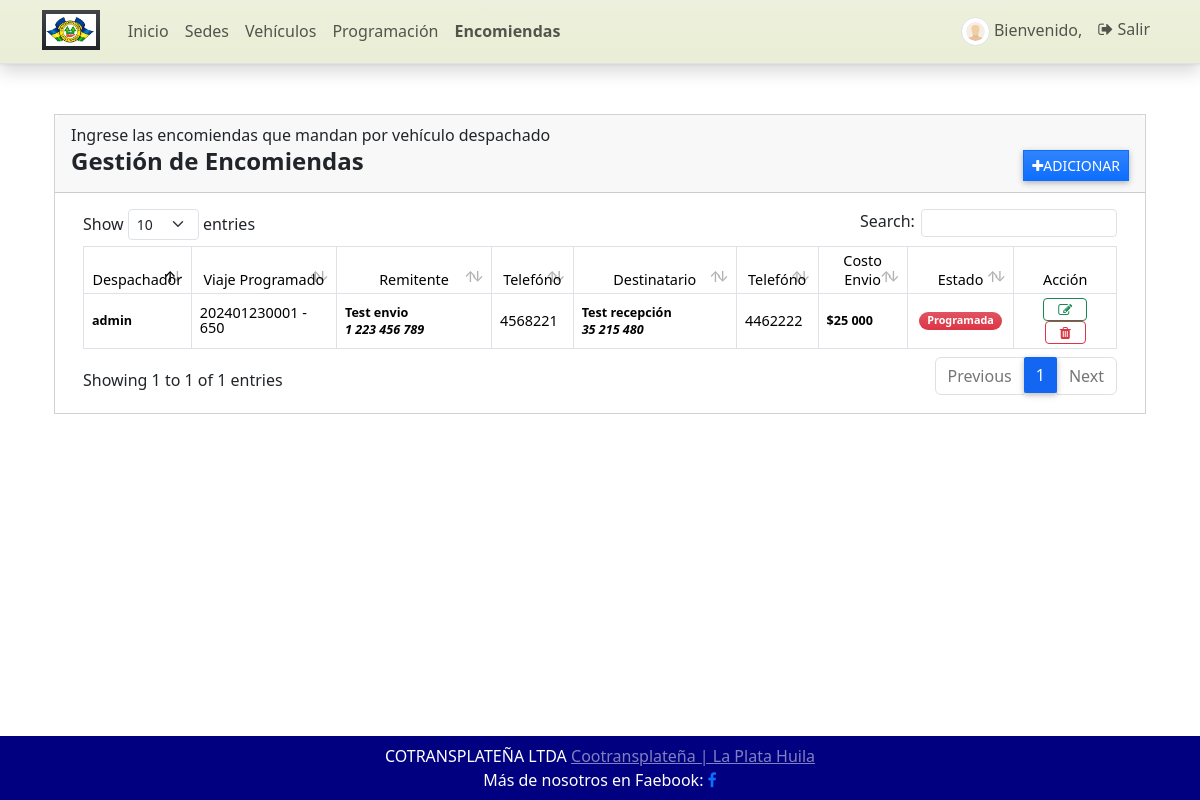
The app's page /encomienda (signed in), older data.
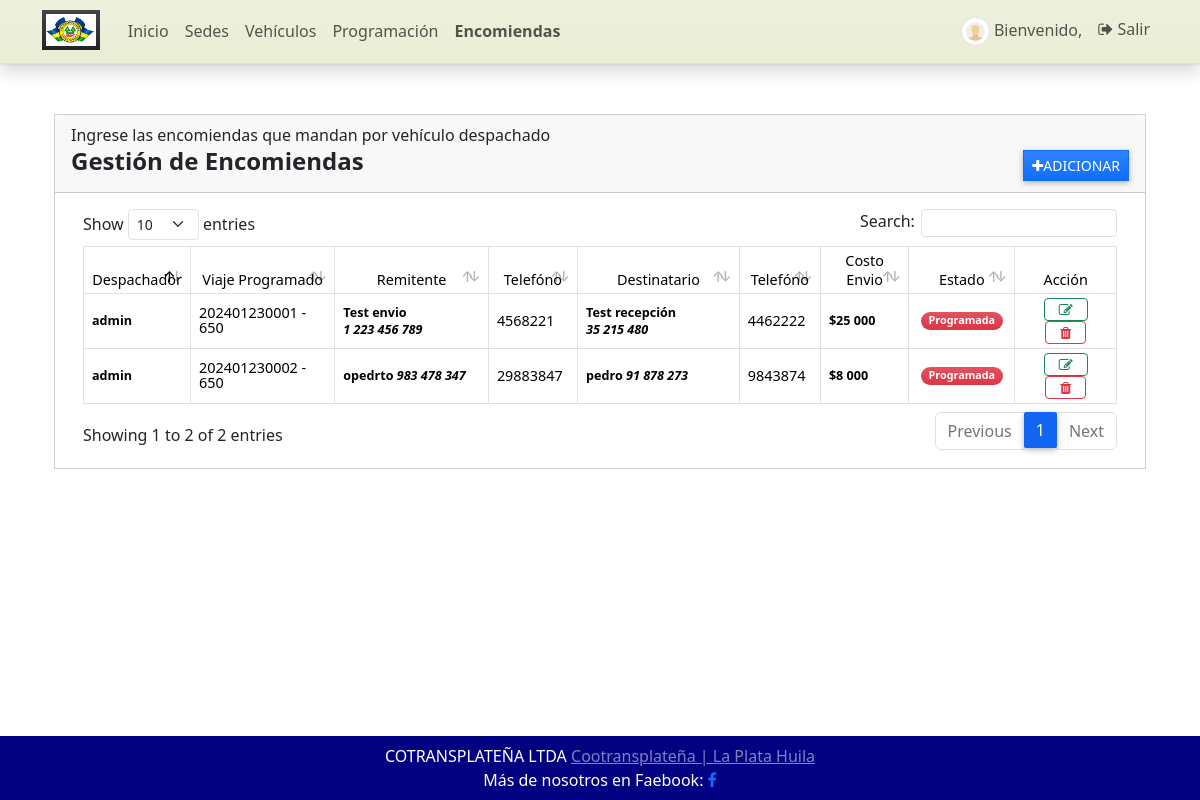
The same page, newer data.
### GestorApp/models.py (models this page shows, shortened)
class Encomienda(models.Model):
    programacion = models.ForeignKey(Programacion, on_delete=models.CASCADE)
    nombre_envio = models.CharField(max_length=100)
    cedula_envio = models.CharField(max_length=12)
    telefono_envio = models.CharField(max_length=12)
    nombre_recibido = models.CharField(max_length=100)
    cedula_recibido = models.CharField(max_length=12)
    telefono_recibido = models.CharField(max_length=12)
    costo_envio = models.IntegerField(default=0, validators=[MinValueValidator(5000), MaxValueValidator(75000)])
    estado = models.CharField(max_length=2, choices=(('1', 'Programada'), ('2', 'Despachada'), ('3', 'Cancelada'), ('4', 'Retornada')), default=1)
    fecha_creado = models.DateTimeField(default=timezone.now)
    fecha_actualizado = models.DateTimeField(auto_now=True)

class Programacion(models.Model):
    codigo = models.CharField(max_length=100)
    vehiculo = models.ForeignKey(Vehiculo, on_delete=models.CASCADE)
    conductor = models.ForeignKey(Conductor, on_delete=models.CASCADE)
    origen = models.ForeignKey(Sede, on_delete=models.CASCADE, related_name='origen')
    destino = models.ForeignKey(Sede, on_delete=models.CASCADE, related_name='destino')
    programacion = models.DateTimeField()
    precio = models.IntegerField(default=0, validators=[MinValueValidator(5000), MaxValueValidator(75000)])
    estado = models.CharField(max_length=2, choices=(('0','Cancelado'),('1','Programado'),('2','Despachado')), default=1)
    fecha_creado = models.DateTimeField(default=timezone.now)
    fecha_actualizado = models.DateTimeField(auto_now=True)
    def __str__(self):
        return str(self.codigo + ' - ' + self.vehiculo.numero_veh)
    class Meta:
        verbose_name_plural = 'Programaciones'

class Vehiculo(models.Model):
    propietario = models.ForeignKey(Propietario, on_delete=models.CASCADE, blank=True, null=True)
    numero_veh = models.CharField(max_length=5)
    placa_veh = models.CharField(max_length=8)
    asientos = models.PositiveIntegerField(default=0, validators=[MinValueValidator(1), MaxValueValidator(50)])
    estado = models.CharField(max_length=2, choices=(('1', 'Activo'), ('2', 'Inactivo'), ), default=1)
    fecha_creado = models.DateTimeField(default=timezone.now)
    fecha_actualizado = models.DateTimeField(auto_now=True)
    class Meta:
        verbose_name_plural = 'Vehículos'

### GestorApp/views.py (the view)
# urls.py: path('encomienda', views.encomienda, name='encomienda-pagina'),
@login_required
def encomienda(request: HttpRequest):
    semaforo_3 = {
        '1': 'bg-danger',
        '2': 'bg-dark',
        '3': 'bg-warning',
        '4': 'bg-succes',
    }
    context['page_title'] = "Encomienda"
    encomiendas = Encomienda.objects.all()
    context['encomiendas'] = encomiendas
    context['semaforo_3'] = semaforo_3
    return render(request, 'gestion/encomienda.html', context)

### GestorApp/forms.py
class ActualizarContrasena(PasswordChangeForm):
    old_password = forms.CharField(
        widget=forms.PasswordInput(attrs={'class': 'form-control form-control-sm rounded-0'}),
        label="Contraseña Anterior")
    new_password1 = forms.CharField(
        widget=forms.PasswordInput(attrs={'class': 'form-control form-control-sm rounded-0'}),
        label="Nueva Constraseña")
    new_password2 = forms.CharField(
        widget=forms.PasswordInput(attrs={'class': 'form-control form-control-sm rounded-0'}),
        label="Confirmar Nueva Contraseña")
    class Meta:
        model = User
        fields = ('old_password', 'new_password1', 'new_password2')

### GestorApp/templatetags/customfilter.py (called while the page is built)
@register.filter
def dict_key(d, k):
    return d[k]

### GestorApp/templates/gestion/encomienda.html (shortened to what this page needs)
{% extends 'core/base.html' %}
{% load humanize %}
{% block Contenido %}
{% load customfilter %}
    <div class="container-fluid">
        <div class="col-lg-12 col-md-12 col-sm-12 col-xs-14 table-responsive">
            <div class="card card-default rounded-0 shadow ">
               <div class="card-header">
                    <h7>Ingrese las encomiendas que mandan por vehículo despachado</h7>
                    <div class="d-flex w-100 align-items-center justify-content-between">
                        <h4 class="card-title fw-bold text-wrap">Gestión de Encomiendas</h4>
                        <div class="tools">
                            <button type="button" class="btn btn-primary rounded-0 bg-gradient btn-sm" id='adiccion'><i class="fa fa-plus"></i>Adicionar</button>
                        </div>
                    </div>
            </div>
            <div class="card-body">
                <div class="container-fluid">
                    <table class="table table-bordered" id="encomienda-lista">
                        <thead>
                          <tr class="bg-gradient bg-secondary bg-opacity-50 text-light">
                            <th class="px-1 py-1 text-center">Despachador</th>
                            <th class="px-1 py-1 text-center">Viaje Programado</th>
                            <th class="px-1 py-1 text-center">Remitente</th>
                            <th class="px-1 py-1 text-center">Telefóno</th>
                            <th class="px-1 py-1 text-center">Destinatario</th>
                            <th class="px-1 py-1 text-center">Telefóno</th>
                            <th class="px-1 py-1 text-center">Costo Envio</th>
                            <th class="px-1 py-1 text-center">Estado</th>
                            <th class="px-1 py-1 text-center">Acción</th>
                          </tr>
                        </thead>
                        <tbody>
                        {% for encomienda in encomiendas %}
                        <tr>
                            <td class="px-2 py-1 align-middle font-weight-bold small">{{ user.username }}</td>
                            <td class="px-1 py-1 align-middle"> <div class="lh-1"> {{ encomienda.programacion }} </div></td>
                            <td class="px-2 py-1 align-middle">
                                <div class="font-weight-bold small"> {{ encomienda.nombre_envio }}
                                    <i class="success"> {{ encomienda.cedula_envio|intcomma }} </i> </div>
                            </td>
                            <td class="px-2 py-1 align-middle">{{ encomienda.telefono_envio }}</td>
                            <td class="px-2 py-1 align-middle">
                                <div class="font-weight-bold small">   {{ encomienda.nombre_recibido }}
                                    <i class="success"> {{ encomienda.cedula_recibido|intcomma }} </i> </div>  </td>
                            <td class="px-2 py-1 align-middle">{{ encomienda.telefono_recibido }}</td>
                            <td class="px-2 py-1 align-middle font-weight-bold small"> ${{ encomienda.costo_envio|intcomma }}</td>
                            <td class="px-2 py-1 align-middle text-center">
                                 <span class="badge {{ semaforo_3|dict_key:encomienda.estado}} bg-gradient rounded-pill px-2">
                                    {{ encomienda.get_estado_display }} </span>
                            </td>
                            <td class="px-2 py-1 align-middle text-center">
                                <a class="btn btn-outline-success btn-sm edit-data" href="javascript:void(0)" data-id="{{ encomienda.pk }}" title="Editar">
                                    <i class="fa fa-edit"></i>
                                </a>
                                <button class="btn btn-outline-danger btn-sm delete-data" type="button" data-id="{{ encomienda.pk }}" title="Eliminar">
                                    <i class="fa fa-trash"></i>
                                </button>
                            </td>
                        </tr>
                        {% endfor %}
                        </tbody>
                    </table>
                </div>
            </div>
        </div>
    </div>
{% endblock Contenido %}

### GestorApp/templates/core/base.html (shortened to what this page needs)
{% load static %}
{% load customfilter %}
<html lang="es">
<head>
    <link rel="stylesheet" href="{% static 'assets/select2/dist/css/select2.min.css' %}">
    <link rel="stylesheet" href="{% static 'assets/mdb-blogtemplate/css/mdb.min.css' %}" />
    <link rel="stylesheet" href="{% static 'assets/DataTables/datatables.min.css' %}" />
    <link rel="stylesheet" href="{% static 'assets/default/css/style.css' %}">
    <link href="https://cdn.jsdelivr.net/npm/bootstrap/dist/css/bootstrap.min.css" rel="stylesheet">
    <link href="https://cdn.jsdelivr.net/npm/font-awesome/css/font-awesome.min.css" rel="stylesheet">
</head>
<body class="">
    {% block BarraNavegacion %} {% include "core/barraNavegacion.html" %} {% endblock BarraNavegacion %}
    <main class="py-5">
        <div class="container mb-3">
             {% block Contenido %} {% endblock Contenido %}
        </div>
    </main>
    <footer class="bg-light text-white bg-dark">
         <div class="text-center p-2" style="background-color: rgb(0,0,128);">
                   <div class="text-footer">COTRANSPLATEÑA LTDA
                       <a class="text-white-50" href="https://www.cootransplatena.com/">Cootransplateña | La Plata Huila</a>
                       <div class="top-social-links">
                           <span>Más de nosotros en Faebook: </span>
                           <a target="_blank" title="Facebook" href="#">
                               <span class="social-icon"><i class="fa fa-facebook"></i></span> </br>
                           </a>
                        </div>
                   </div>
         </div>
    </footer>
</body>
</html>

### GestorApp/templates/core/barraNavegacion.html (shortened to what this page needs)
{% load static %}
<header>
    <nav class="navbar navbar-expand-lg navbar-cian bg-cian bg-gradient fixed-top shadow border-bottom navbar-custom">
        <div class="container">
            <a class="navbar-brand" target="_blank" href="{% url 'inicio' %}">
                <img src="{{ MEDIA_URL }}media/default/logo.png" height="16" alt="{{ MEDIA_URL }}" loading="lazy" class="bg-dark bg-gradient px-1 py-1" style="margin-top: -3px;" />
            </a>
            <div class="collapse navbar-collapse" id="navbar01">
                <ul class="navbar-nav me-auto mb-2 mb-lg-0" id="topNav">
                    <li class="nav-item">
                        <a class="nav-link" aria-current="page" href="{% url 'inicio' %}">Inicio</a>
                    </li>
                    {% if user.id %}
                    <li class="nav-item">
                        <a class="nav-link" aria-current="page" href="{% url 'sede-pagina' %}">Sedes</a>
                    </li>
                    <li class="nav-item">
                        <a class="nav-link" aria-current="page" href="{% url 'vehiculo-pagina' %}">Vehículos</a>
                    </li>
                    <li class="nav-item">
                        <a class="nav-link" aria-current="page" href="{% url 'programacion-pagina' %}">Programación</a>
                    </li>
                      <li class="nav-item">
                        <a class="nav-link" aria-current="page" href="{% url 'encomienda-pagina' %}">Encomiendas</a>
                    </li>
                    {% endif %}
                </ul>
                <ul class="navbar-nav d-flex flex-row">
                    {% if user.id %} {% if user.profile.user_type == 1 %} {% endif %}
                    <li class="nav-item me-3 me-lg-0">
                        <a class="nav-link" href="{% url 'perfil' %}">
                            <span class="me-1"><img src="{{ MEDIA_URL }}media/default/default-avatar.png" alt="User Avatar" id="user-avatar" class="img-thumbnail rounded-circle"></span>Bienvenido, {{ user.first_name }} {{user.last_name}}
                        </a>
                    </li>
                    <li class="nav-item me-3 me-lg-0">
                        <a class="nav-link" href="{% url 'logout' %}"><i class="fa fa-sign-out">  </i> Salir</a>
                    </li>
                    {% else %}
                    <li class="nav-item me-3 me-lg-0">
                        <a class="nav-link" href="{% url 'login' %}"><i class="fa fa-user" aria-hidden="true"> </i> Logeo </a>
                    </li>
                    {% endif %}
                </ul>
            </div>
        </div>
    </nav>
    </header>

### static/assets/default/css/style.css (style rules this page uses)
html, body { height: 100%; width: 100%; max-height: 100%; overflow: auto; display: flex; flex-direction: column; }
body>header { flex-shrink: auto; }
body>main { flex-shrink: auto; flex-grow: auto; overflow: auto; }
body>footer { flex-shrink: auto; position: absolute; bottom: 0; left: 0; width: calc(100%); }
#user-avatar { width: 1.8rem; height: 1.8rem; object-fit: scale-down; object-position: center center; }
.bg-secondary { background-color: var(--bs-gray-500)!important; }
.navbar-brand>img { height: 2em; }
.nav-item.active a.nav-link { font-weight: bolder !important; }

### GestorApp/templates/core/barraNavegacion.html (style rules this page uses)
.navbar-custom { background-color: #eaeed6; }

Row changes from the older to the newer data that the page shows:
added Encomienda: {{ user.username }} "admin", programacion "202401230002 - 650", nombre_envio "opedrto", cedula_envio "983 478 347", telefono_envio "29883847", nombre_recibido "pedro", cedula_recibido "91 878 273", telefono_recibido "9843874", costo_envio "8 000", estado "Programada"
Text that changed along with them:
text written by a page script: "Show entries Search: Showing 1 to 1 of 1 entries Previous 1 Next" → "Show entries Search: Showing 1 to 2 of 2 entries Previous 1 Next"
